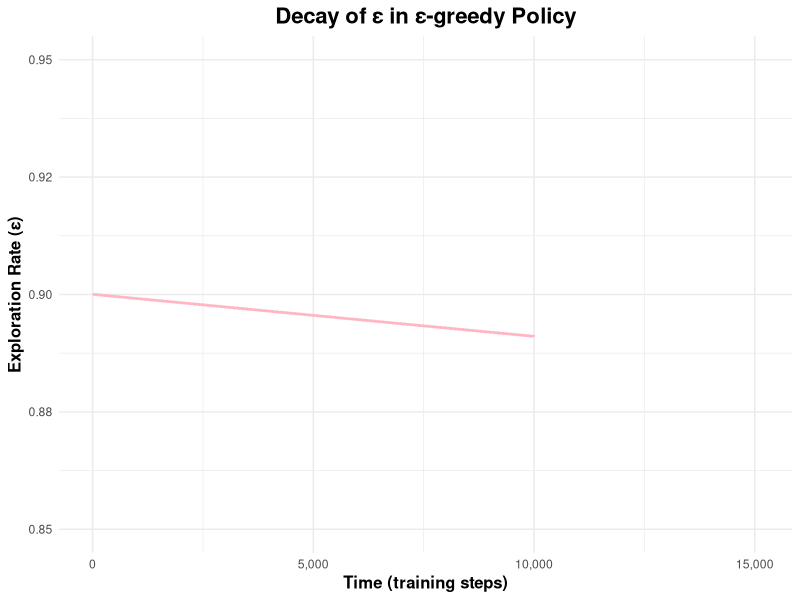
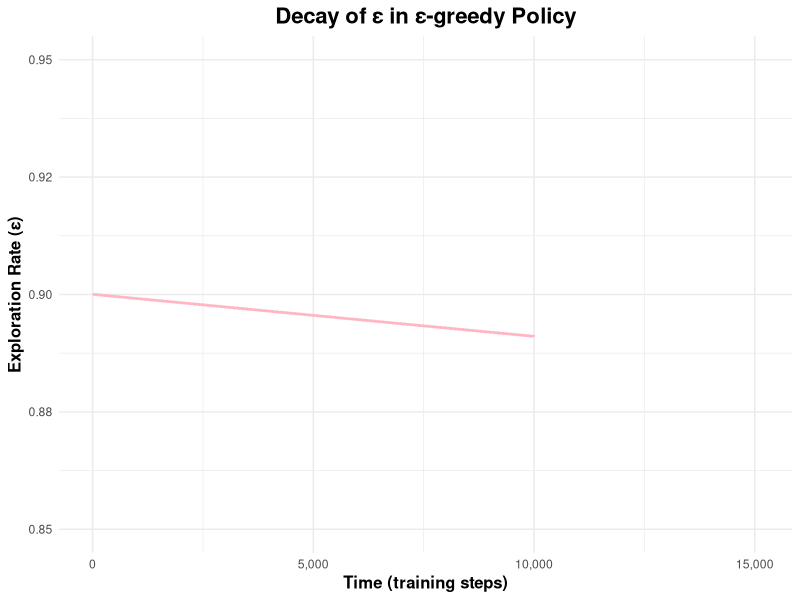

These figures' R source, in order: (Note: this script raises an error after producing the figures.)
# -----------------------------Epislon - Decay
library(ggplot2)
library(readr)
library(scales)

# Read the CSV file, specifying that it has a header
data <- read_csv("epsilons.csv", col_names = TRUE)

# Ensure 'Step' is numeric
data$Step <- as.numeric(data$Step)

# Create the plot
p <- ggplot(data, aes(x = Step, y = Epsilon)) +
  geom_line(color = "#FFB6C1", size = 0.9) +
  labs(title = "Decay of ε in ε-greedy Policy",
       x = "Time (training steps)",
       y = "Exploration Rate (ε)") +
  theme_minimal() +
  theme(
    plot.title = element_text(hjust = 0.5, face = "bold", size = 16),
    axis.title = element_text(face = "bold", size = 12),
    plot.background = element_rect(fill = "white", color = NA),
    panel.background = element_rect(fill = "white", color = NA)
  ) +
  scale_x_continuous(labels = comma_format()) +
  scale_y_continuous(labels = number_format(accuracy = 0.01), limits = c(0.85, 0.95))

# Print the plot
print(p)

# Save the plot
ggsave("epsilon_decay_plot.png", plot = p, width = 10, height = 6, dpi = 300, bg = "white")



# ------------------ EPSILON - GREEDY

# Read the CSV file
data <- read_csv("exploration_data.csv")

# Reshape the data from wide to long format
data_long <- pivot_longer(data, cols = c(Exploration, Exploitation), 
                          names_to = "Action_Type", values_to = "Count")

# Create the plot
p <- ggplot(data_long, aes(x = Action_Type, y = Count, fill = Action_Type)) +
  geom_bar(stat = "identity", width = 0.7) +
  geom_text(aes(label = Count), vjust = -0.5, size = 4) +
  labs(title = "Exploration vs. Exploitation Rate",
       x = "Action Type",
       y = "Count",
       subtitle = paste("Total Steps:", data$Step)) +
  theme_minimal() +
  theme(
    plot.title = element_text(hjust = 0.5, face = "bold", size = 16),
    axis.title = element_text(face = "bold", size = 12),
    legend.position = "none"
  ) +
  scale_fill_manual(values = c("Exploration" = "#FFB6C1", "Exploitation" = "#add8e6"))

# Print the plot
print(p)

# Save the plot
ggsave("exploration_exploitation_plot.png", plot = p, width = 10, height = 6, dpi = 300)


# ---------------- ACTION DISTRIBUTION ------------------------
library(dplyr)

# Read the CSV file
data <- read_csv("action_distribution.csv")

# Reshape the data from wide to long format
data_long <- pivot_longer(data, cols = -Step, names_to = "Action", values_to = "Count")

# Calculate percentages
data_long <- data_long %>%
  mutate(Percentage = Count / sum(Count) * 100)

# Create a custom color palette
custom_colors <- c("UP" = "#add8e6", "DOWN" = "#FFA6C1", "LEFT" = "#adbce6", 
                   "RIGHT" = "#FFB6C1", "WAIT" = "#e78ac3", "BOMB" = "#d8e6ad")

# Create the plot
p <- ggplot(data_long, aes(x = reorder(Action, -Percentage), y = Percentage, fill = Action)) +
  geom_bar(stat = "identity", width = 0.7) +
  geom_text(aes(label = sprintf("%.1f%%", Percentage)), vjust = -0.5, size = 4) +
  labs(title = "Action Distribution",
       x = "Action",
       y = "Percentage",
       subtitle = paste("Total Steps:", unique(data$Step))) +
  theme_minimal() +
  theme(
    plot.title = element_text(hjust = 0.5, face = "bold", size = 16),
    axis.title = element_text(face = "bold", size = 12),
    axis.text.x = element_text(angle = 45, hjust = 1),
    legend.position = "none"
  ) +
  scale_y_continuous(limits = c(0, max(data_long$Percentage) * 1.1)) +
  scale_fill_manual(values = custom_colors)

# Print the plot
print(p)

# Save the plot
ggsave("action_distribution_plot.png", plot = p, width = 10, height = 6, dpi = 300)
